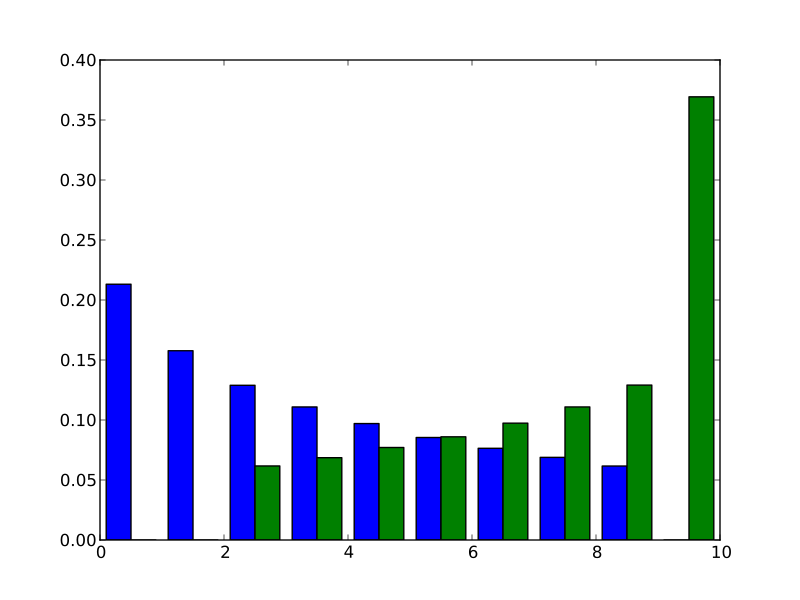

The Python source for this figure:
#!/usr/bin/env python

# I suspect that there is bias in the algorithm that picks the windows within a 
# loop where KIC gets applied.  This script attempts to recapitulate that 
# algorithm, but it doesn't do it quite right.  I had to change how kic_start 
# is calculated in the else-statement to things to work at all, but I think 
# something went wrong.  I've now probably got an off-by-one bug somewhere.
#
# More work needs to be done to determine whether or not a bias exists.  If it 
# does, I also need to devise an algorithm that gets rid of it.  Some thoughts:
#
# There are a finite number of possible start and end points.  I could 
# enumerate each one and pick one using a random number.  This would definitely 
# be free of bias, but it could be hard to map random numbers to end points.
# 
# Actually, this is not completely unbiased.  The constraint that adjacent 
# indices cannot be picked seems to add some bias towards the edges.  I think 
# it's just a plus-one thing, though, nothing systematic.

import argparse
import random
import pylab

parser = argparse.ArgumentParser()
parser.add_argument('--iterations', '-i', type=int, default=10000)
parser.add_argument('--loop', '-l', type=int, nargs=2, default=(0, 10))
arguments = parser.parse_args()

loop_start, loop_end = arguments.loop
kic_starts, kic_ends = [], []
max_seglen = 12

for iteration in range(arguments.iterations):

    if iteration % 2:
        kic_start = random.randint(loop_start, loop_end - 2)
        kic_end = random.randint(
                kic_start + 2, min(kic_start + max_seglen - 1, loop_end))
    else:
        kic_end = random.randint(loop_start + 2, loop_end)
        kic_start = random.randint(
                max(kic_end - max_seglen + 1, loop_start), kic_end - 2)

    kic_starts.append(kic_start)
    kic_ends.append(kic_end)

pylab.hist((kic_starts, kic_ends), normed=True)
pylab.savefig('pivot-selection.pdf')
pylab.show()
